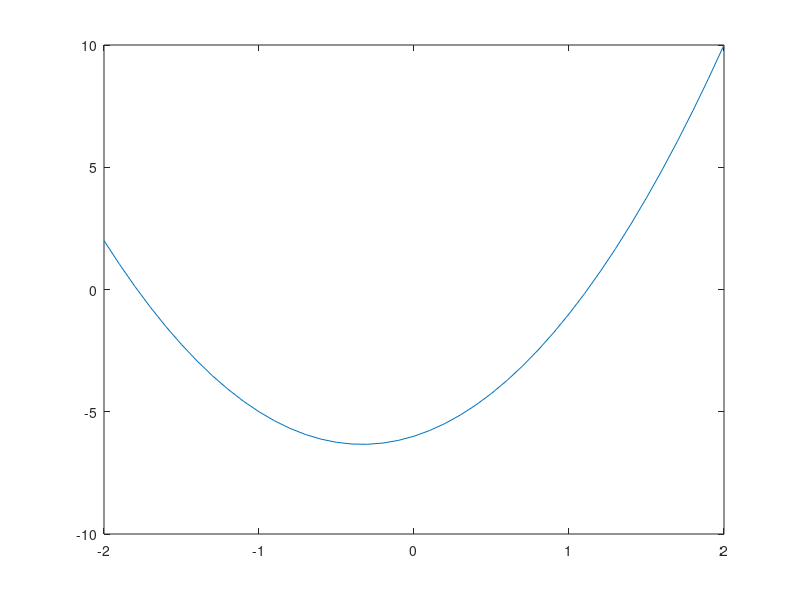

Write MATLAB code to recreate this figure.
%% Creating Vectors Machine Learning
% https://www.youtube.com/watch?v=R5Mnkrk9Mos&feature=youtu.be

x = [-2, -1, 0, 1, 2] % row vector
y = [2, -5, -6, -1, 10] 
plot(x, y)

z = [1; 2; 3; 4; 5] % column vector

%% Creating Uniformly Spaced Vectors Machine Learning
% https://www.youtube.com/watch?v=_zqTOV5yl8Y&feature=youtu.be

% colon operator (:)
% lispace function

a = 0;
b = 100;
c = a:30:b % 30 spacing
d = a:0.5:b

a = 32;
b = 212;
F = linspace(a, b)
% spacing = (b - a)/numPoints
F = linspace(a, b, 201) % N - points between X1 and X2
% help linspace

%% Accessing Elements of a Vector Using Conditions Machine Learning
% https://www.youtube.com/watch?v=8D04GW_foQ0&feature=youtu.be

data = [0.01, 0.02, 0.01, 0.27, 0.39, 0.01, 0.65, 0.5]
ind = data > 0.1 % logical array
activity = data(ind) % data we wanted
ind = data <= 0.1 % logical array
activity = data(ind)
data(ind) = 0 % set the elements we don't want to 0

% step 1: create logical vector using <, >, <=, &, ==
% step 2: use logical vector to access elements of original vector

peak = data(data > 0.4)
active = data(data <= 0.4 & data > 0);

%% Calculations with Vectors Machine Learning
% https://www.youtube.com/watch?v=VQaZ0TvjF0c&feature=youtu.be

% Element-wise operations: .* ./ .^
v1 = [1, 2, 3, 4]
v2 = [2, 4, 6, 8]

% v1.*v2 = [1*2, 2*4, 3*6, 4*8]
v2./v1
v1.*v2
v1+v2

x = -2:0.1:2
y = 3*x.^2 + 2*x - 6
plot(x, y) % plot the equation with more points

%% Vector Transpose Machine Learning
% https://www.youtube.com/watch?v=vgRLwjHBmsg&feature=youtu.be

v1 = [2, -1, 8.5, 6, 19] % row vector
v2 = [2; -1; 8.5; 6; 19] % column vector
v3 = v1' % transpose
v4 = v2'